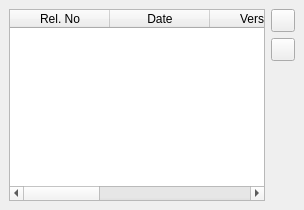
  <widget class="QDockWidget" name="dw_history">
   <property name="windowIcon">
    <iconset resource="../resources/pisido.qrc">
     <normaloff>:/images/history.png</normaloff>:/images/history.png</iconset>
   </property>
   <property name="toolTip">
    <string>History Window</string>
   </property>
   <property name="statusTip">
    <string>History Window</string>
   </property>
   <property name="windowTitle">
    <string>History</string>
   </property>
   <attribute name="dockWidgetArea">
    <number>8</number>
   </attribute>
   <widget class="QWidget" name="dw_history_contents">
    <layout class="QGridLayout" name="gridLayout_4">
     <item row="0" column="0" rowspan="3" colspan="2">
      <widget class="QTableWidget" name="tableW_history">
       <property name="toolTip">
        <string>You have to add at least one update</string>
       </property>
       <property name="statusTip">
        <string>You have to add at least one update</string>
       </property>
       <property name="editTriggers">
        <set>QAbstractItemView::NoEditTriggers</set>
       </property>
       <property name="showDropIndicator" stdset="0">
        <bool>false</bool>
       </property>
       <property name="alternatingRowColors">
        <bool>true</bool>
       </property>
       <property name="selectionMode">
        <enum>QAbstractItemView::SingleSelection</enum>
       </property>
       <property name="selectionBehavior">
        <enum>QAbstractItemView::SelectRows</enum>
       </property>
       <property name="wordWrap">
        <bool>true</bool>
       </property>
       <property name="cornerButtonEnabled">
        <bool>false</bool>
       </property>
       <attribute name="horizontalHeaderStretchLastSection">
        <bool>true</bool>
       </attribute>
       <attribute name="verticalHeaderVisible">
        <bool>false</bool>
       </attribute>
       <column>
        <property name="text">
         <string>Rel. No</string>
        </property>
       </column>
       <column>
        <property name="text">
         <string>Date</string>
        </property>
       </column>
       <column>
        <property name="text">
         <string>Version</string>
        </property>
       </column>
       <column>
        <property name="text">
         <string>Comment</string>
        </property>
       </column>
       <column>
        <property name="text">
         <string>Name</string>
        </property>
       </column>
       <column>
        <property name="text">
         <string>Email</string>
        </property>
       </column>
      </widget>
     </item>
     <item row="0" column="2">
      <widget class="QToolButton" name="tb_add_update">
       <property name="toolTip">
        <string>Add an update</string>
       </property>
       <property name="statusTip">
        <string>Add an update</string>
       </property>
       <property name="text">
        <string/>
       </property>
       <property name="icon">
        <iconset resource="../resources/pisido.qrc">
         <normaloff>:/images/add.png</normaloff>:/images/add.png</iconset>
       </property>
      </widget>
     </item>
     <item row="1" column="2">
      <widget class="QToolButton" name="tb_delete_last_update">
       <property name="toolTip">
        <string>Delete last update</string>
       </property>
       <property name="statusTip">
        <string>Delete last update</string>
       </property>
       <property name="text">
        <string/>
       </property>
       <property name="icon">
        <iconset resource="../resources/pisido.qrc">
         <normaloff>:/images/delete.png</normaloff>:/images/delete.png</iconset>
       </property>
      </widget>
     </item>
    </layout>
   </widget>
  </widget>
